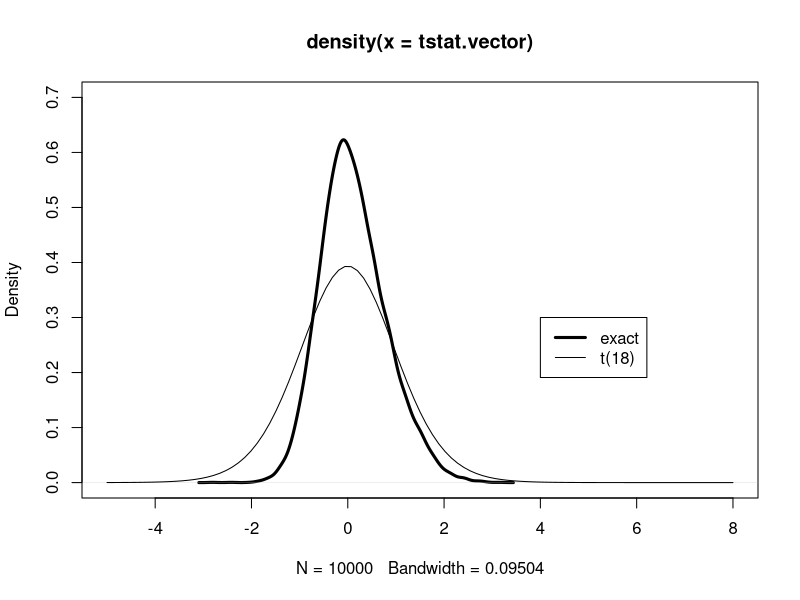

R code for this plot:
tstatistic=function(x,y){
  m=length(x)
  n=length(y)
  sp=sqrt(((m-1)*sd(x)^2)+(n-1)*sd(y)^2/m+n-2)
  t.stat=(mean(x)-mean(y))/(sp*sqrt(1/m+1/n))
  return(t.stat)
}


alpha=0.1   #the stated level of significance
m=10
n=10
N=10000
n.reject=0
for (i in 1:N){
  x=rnorm(m, mean=0, sd=1)
  y=rnorm(n, mean=0, sd=1)
  t.stat=tstatistic(x,y)
  if (abs(t.stat)>qt(1-alpha/2,n+m-2))
    n.reject=n.reject+1
  }

true.sig.level=n.reject/N   # the true level of significance - the proportion of times the t statistic passes a certain threshold

###################plotting the t statistic

m=10
n=10
my.tsimulations=function()
tstatistic(rnorm(m,mean=10,sd=2), rexp(n,rate=1/10))        #storing the t statistic, comparing two distributions

tstat.vector=replicate(10000,my.tsimulations())             #replicating the sampling and comparison 10000 times

plot(density(tstat.vector),xlim=c(-5,8), ylim=c(0,0.7), lwd=3)
curve(dt(x,df=18), add=TRUE)
legend(4, .3, c("exact", "t(18)"), lwd=c(3,1))


